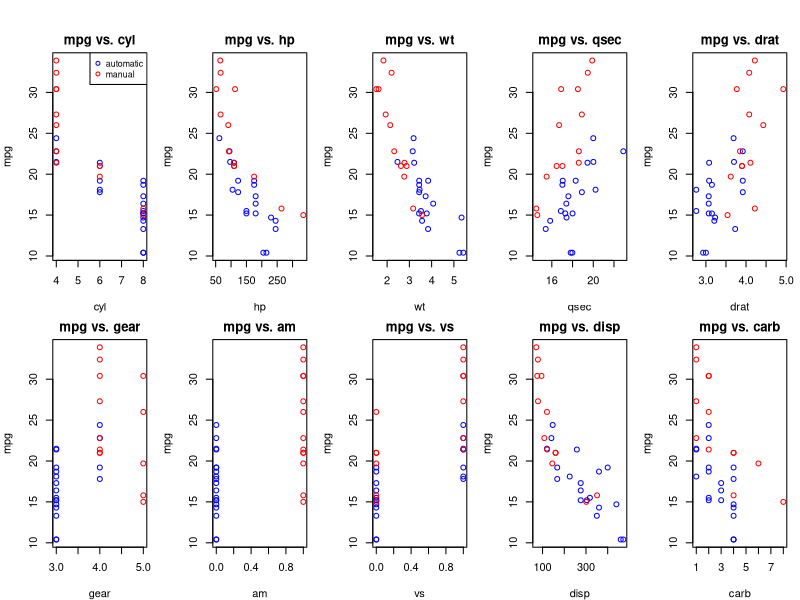
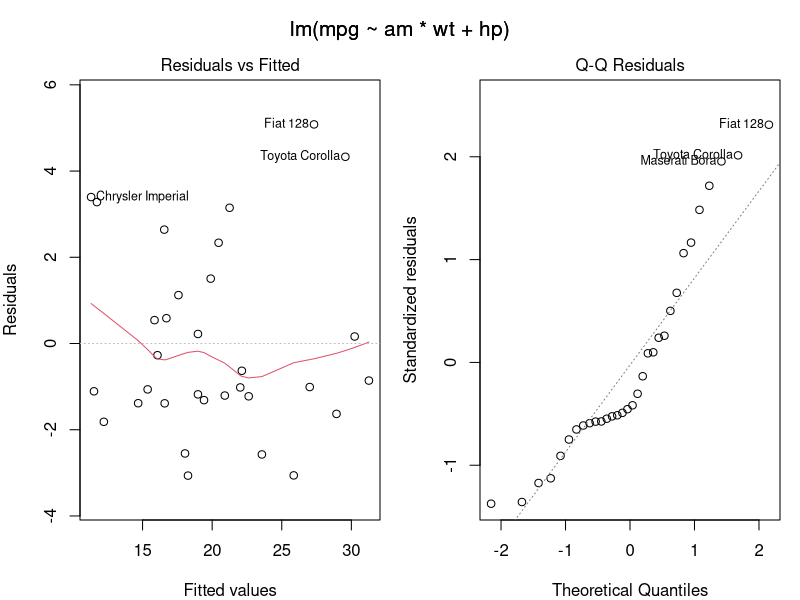
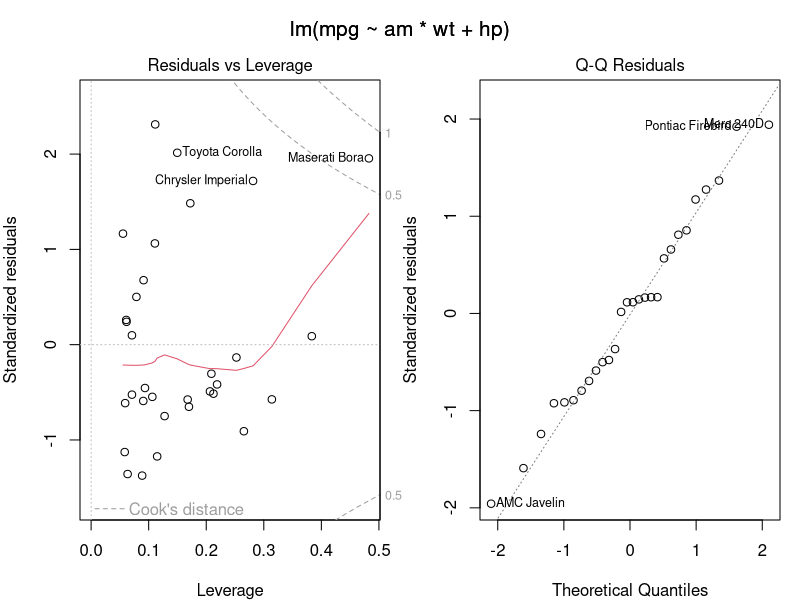

The R script that drew these images, in order:
## ---- chunk 1
data(mtcars)
library(xtable)
fit <- lm(mpg ~ am * wt + hp, data = mtcars)
options(xtable.comment=FALSE)
## ---- chunk 2
newmtcars <- mtcars[-c(17, 20, 31, 18),]
fit.new <- lm(mpg ~ am * wt + hp, data = newmtcars)
cf.new <- coef(fit.new)
sfit.new <- summary(fit.new)
## ---- chunk 3
interval_am <- sfit.new$coefficients[2,1] + c(-1,1) * sfit.new$coefficients[2,2] *
    qt(0.975, df = sfit.new$df[2])
## ---- chunk 4
fit1 <- lm(mpg ~ am + wt, data=mtcars); fit2 <- update(fit1, mpg ~ am*wt)
fit3 <- update(fit2, . ~ .+ hp); fit4 <- update(fit3, . ~ . + am*hp);
anova(fit1,fit2,fit3,fit4)$"Pr(>F)"
## ---- chunk 5
sum.table <- sfit.new$coefficients[,c(-3)]
colnames(sum.table)[3] <- "p-value"
xtable(sum.table, display=c("s", "f", "e", "e"))
## ---- chunk 6
interval_am
## ---- chunk 7
interval_wt_auto <- sfit.new$coefficients[3,1] + c(-1,1) * sfit.new$coefficients[3,2] *
    qt(0.975, df = sfit.new$df[2])
interval_wt_auto
## ---- chunk 8
interval_wt_manual_ratio <- sfit.new$coefficients[5,1] + c(-1,1) * sfit.new$coefficients[5,2] *
    qt(0.975, df = sfit.new$df[2])
interval_wt_manual_ratio
## ---- chunk 9
par(mfrow=c(2,5), mar=c(4,4,2,1), oma=c(0,0,2,0))
with(mtcars, plot(mpg~cyl, type = "n", main = "mpg vs. cyl"))
with(subset(mtcars, am==0), points(cyl, mpg, col="blue"))
with(subset(mtcars, am==1), points(cyl, mpg, col="red"))
legend("topright", pch=1, col=c("blue", "red"), legend = c("automatic", "manual"), cex=0.8)
with(mtcars, plot(mpg~hp, type = "n", main = "mpg vs. hp"))
with(subset(mtcars, am==0), points(hp, mpg, col="blue"))
with(subset(mtcars, am==1), points(hp, mpg, col="red"))
with(mtcars, plot(mpg~wt, type = "n", main = "mpg vs. wt"))
with(subset(mtcars, am==0), points(wt, mpg, col="blue"))
with(subset(mtcars, am==1), points(wt, mpg, col="red"))
with(mtcars, plot(mpg~qsec, type = "n", main = "mpg vs. qsec"))
with(subset(mtcars, am==0), points(qsec, mpg, col="blue"))
with(subset(mtcars, am==1), points(qsec, mpg, col="red"))
with(mtcars, plot(mpg~drat, type = "n", main = "mpg vs. drat"))
with(subset(mtcars, am==0), points(drat, mpg, col="blue"))
with(subset(mtcars, am==1), points(drat, mpg, col="red"))
with(mtcars, plot(mpg~gear, type = "n", main = "mpg vs. gear"))
with(subset(mtcars, am==0), points(gear, mpg, col="blue"))
with(subset(mtcars, am==1), points(gear, mpg, col="red"))
with(mtcars, plot(mpg~am, type = "n", main = "mpg vs. am"))
with(subset(mtcars, am==0), points(am, mpg, col="blue"))
with(subset(mtcars, am==1), points(am, mpg, col="red"))
with(mtcars, plot(mpg~vs, type = "n", main = "mpg vs. vs"))
with(subset(mtcars, am==0), points(vs, mpg, col="blue"))
with(subset(mtcars, am==1), points(vs, mpg, col="red"))
with(mtcars, plot(mpg~disp, type = "n", main = "mpg vs. disp"))
with(subset(mtcars, am==0), points(disp, mpg, col="blue"))
with(subset(mtcars, am==1), points(disp, mpg, col="red"))
with(mtcars, plot(mpg~carb, type = "n", main = "mpg vs. carb"))
with(subset(mtcars, am==0), points(carb, mpg, col="blue"))
with(subset(mtcars, am==1), points(carb, mpg, col="red"))
## ---- chunk 10
par(mfrow = c(1,2))
plot(fit, which=1)
plot(fit, which=2)
## ---- chunk 11
plot(fit, which=5)
## ---- chunk 12
plot(fit.new, which=2)
